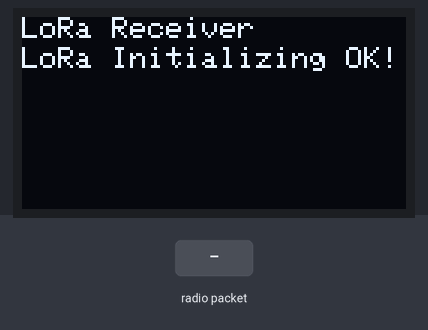
Recording of a sketch running on a simulated Arduino Uno, built with avr-gcc and run on an emulated ATmega328P. Shown: 128×64 one-colour display. Inputs (shaded band) come from the test bench. No radio packets arrive unless stated; what the sketch prints to the serial monitor is not drawn.

Above: at 1.3 s.
1.4 s: radio packet "1" arrives
At 3.6 s:
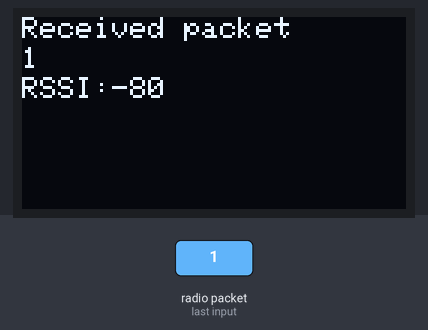
3.9 s: radio packet "0" arrives
At 5.7 s:
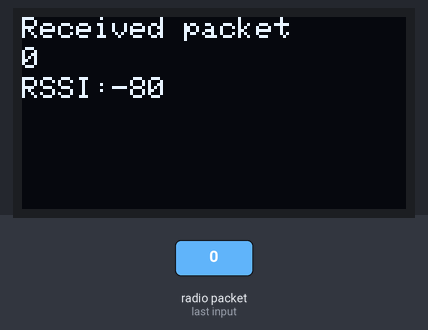
6.4 s: radio packet "2" arrives
At 7.2 s:
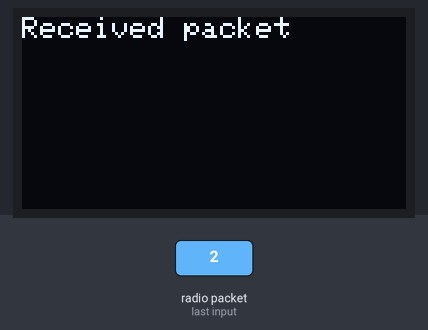
Timing chart, 0 to 9.4 s (numbered marks = the images above; inputs shaded):
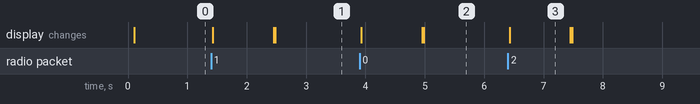

Measured:
- after the input at 1.4 s, the display: first changes at once (image 1 shows a later state)
- after the input at 3.9 s, the display: first changes at once (image 2 shows a later state)
- after the input at 6.4 s, the display: changes at once (image 3)
- what the display in image 3 shows lasts 1.1 s, from 6.4 s to 7.5 s

The sketch:

sketch_unit2_2.ino
```cpp
#include <SPI.h>
#include <LoRa.h>
#include <Wire.h>
#include <Adafruit_GFX.h>
#include <Adafruit_SSD1306.h>

#define ss 5
#define rst 14
#define dio0 2

#define OLED_RESET 16
Adafruit_SSD1306 display(OLED_RESET);

void setup() {
  Wire.begin();
  display.begin(SSD1306_SWITCHCAPVCC, 0x3C);
  display.clearDisplay();
  display.setTextSize(1);
  display.setTextColor(WHITE);
  display.setCursor(0, 0);
  display.println("LoRa Receiver");
  display.display();

  Serial.begin(115200);
  while (!Serial);
  Serial.println("LoRa Receiver");

  LoRa.setPins(ss, rst, dio0);

  if (!LoRa.begin(433E6)) {
    Serial.println("Starting LoRa failed!");
    while (1);
  }
  Serial.println("LoRa Initializing OK!");
  display.setCursor(0, 10);
  display.println("LoRa Initializing OK!");
  display.display();
}

void loop() {
  int packetSize = LoRa.parsePacket();
  if (packetSize) {
    Serial.print("Received packet ");
    display.clearDisplay();
    display.setCursor(0, 0);
    display.print("Received packet ");
    display.display();

    while (LoRa.available()) {
      String LoRaData = LoRa.readString();
      Serial.print(LoRaData);
      display.setCursor(0, 10);
      display.print(LoRaData);
      display.display();
    }

    int rssi = LoRa.packetRssi();
    Serial.print(" with RSSI ");
    Serial.println(rssi);
    display.setCursor(0, 20);
    display.print("RSSI: ");
    display.setCursor(30, 20);
    display.print(rssi);
    display.display();
  }
}
```
